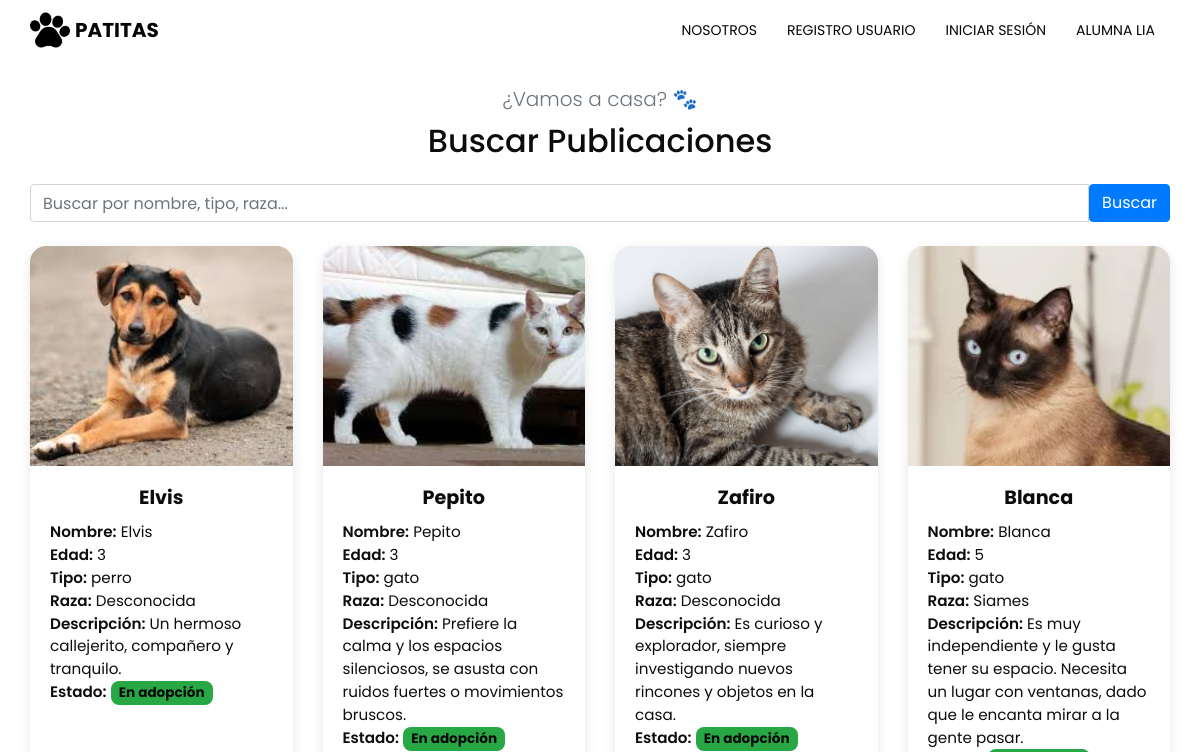
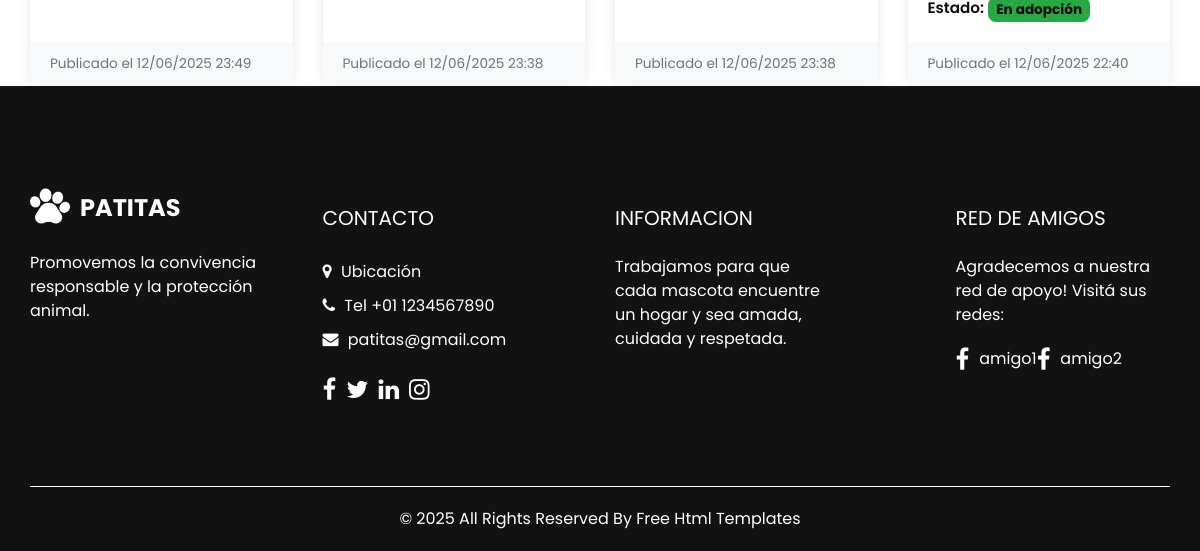
The app's page /adopciones/publicaciones/, older data (2 pictures, top to bottom).
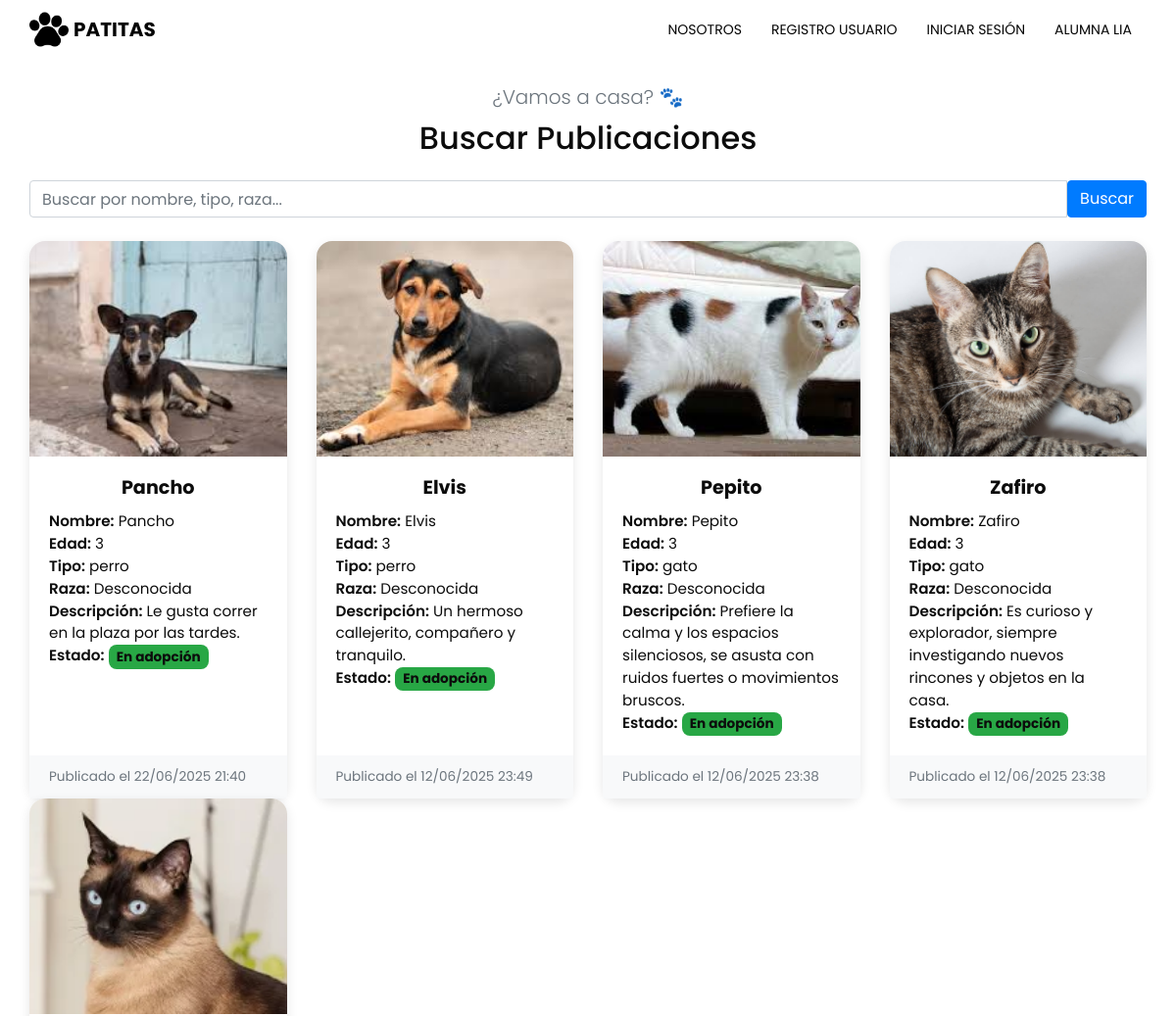
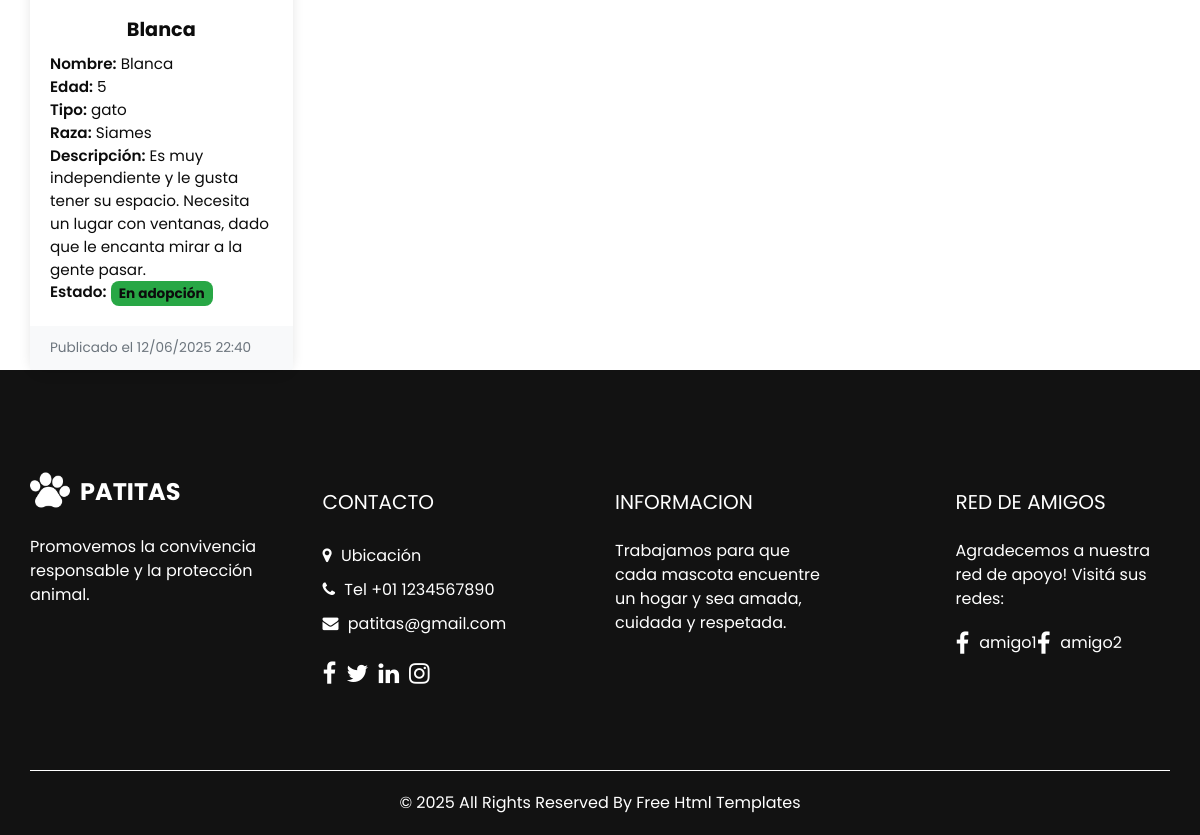
The same page, newer data (2 pictures, top to bottom).
### adopciones/models.py (models this page shows, shortened)
class Publicacion(models.Model):
    titulo_publicacion = models.CharField(max_length=100)
    contenido_publicacion = models.TextField()
    fecha_publicacion = models.DateTimeField(auto_now_add=True)
    mascota_publicacion = models.ForeignKey(Mascota, on_delete=models.CASCADE)

class Mascota(models.Model):
    nombre = models.CharField(max_length=100)
    edad = models.IntegerField()
    descripcion = models.TextField()
    raza = models.CharField(max_length=100, default='Desconocida')
    adoptada = models.BooleanField(default=False)
    tipo = models.CharField(max_length=20, choices=[('perro', 'Perro'), ('gato', 'Gato')])
    imagen = models.ImageField(upload_to='mascotas/', null=True, blank=True)

### adopciones/views.py (the view)
# urls.py: path('adopciones/publicaciones/', views.publicaciones, name='publicaciones'),
def publicaciones(request):
    query = request.GET.get('q')
    print('Query:', query)  # para el buscador y que me deje los resultados
    if query:
        publicaciones = Publicacion.objects.filter(
            Q(titulo_publicacion__icontains=query) |
            Q(contenido_publicacion__icontains=query) |
            Q(mascota_publicacion__nombre__icontains=query) |
            Q(mascota_publicacion__raza__icontains=query) |
            Q(mascota_publicacion__tipo__icontains=query)
        ).order_by('-fecha_publicacion')
    else:
        publicaciones = Publicacion.objects.all().order_by('-fecha_publicacion')
    print('Publicaciones encontradas:', publicaciones.count())
    return render(request, "adopciones/publicaciones.html", {"publicaciones": publicaciones})

### adopciones/templates/adopciones/publicaciones.html (shortened to what this page needs)
{% extends "adopciones/index.html" %}
{% load static %}
{% block content %}
<div class="container mt-4">
    <p class="lead text-center text-muted mb-2">¿Vamos a casa? 🐾</p>
    <h2 class="mb-4 text-center">Buscar Publicaciones</h2>
    <form method="get" action="{% url 'publicaciones' %}" class="mb-4">
        <div class="input-group">
            <input type="text" name="q" class="form-control" placeholder="Buscar por nombre, tipo, raza..." value="{{ request.GET.q }}">
            <button type="submit" class="btn btn-primary">Buscar</button>
        </div>
    </form>
    {% if publicaciones %}
        <div class="row g-4">
            {% for publicacion in publicaciones %}
            <div class="col-12 col-sm-6 col-md-4 col-lg-3">
                <div class="card h-100 d-flex flex-column">
                    {% if publicacion.mascota_publicacion.imagen %}
                        <img src="{{ publicacion.mascota_publicacion.imagen.url }}" class="card-img-top" alt="Imagen de mascota">
                    {% else %}
                        <img src="{% static 'images/sin-imagen.png' %}" class="card-img-top" alt="Sin imagen">
                    {% endif %}
                    <div class="card-body">
                        <h5 class="card-title">{{ publicacion.titulo_publicacion }}</h5>
                        <p class="card-text">
                            <strong>Nombre:</strong> {{ publicacion.mascota_publicacion.nombre }}<br>
                            <strong>Edad:</strong> {{ publicacion.mascota_publicacion.edad }}<br>
                            <strong>Tipo:</strong> {{ publicacion.mascota_publicacion.tipo }}<br>
                            <strong>Raza:</strong> {{ publicacion.mascota_publicacion.raza }}<br>
                            <strong>Descripción:</strong> {{ publicacion.contenido_publicacion }}<br>
                            <strong>Estado:</strong>
                            {% if publicacion.mascota_publicacion.adoptada %}
                            <span class="badge bg-secondary">Adoptado</span>
                            {% else %}
                            <span class="badge bg-success">En adopción</span>
                            {% endif %}
                        </p>
                    </div>
                    <div class="card-footer">
                        <div>Publicado el {{ publicacion.fecha_publicacion|date:"d/m/Y H:i" }}</div>
                    </div>
                </div>
            </div>
            {% endfor %}
        </div>
    {% else %}
        <p class="text-center mt-4">No se encontraron publicaciones para "{{ request.GET.q }}".</p>
    {% endif %}
</div>
{% endblock %}

### adopciones/templates/adopciones/index.html (shortened to what this page needs)
{% load static %}
<!DOCTYPE html>
<html lang="en">
<head>
  <link href="{% static 'css/font-awesome.min.css' %}" rel="stylesheet" />
  <link href="https://cdnjs.cloudflare.com/ajax/libs/ekko-lightbox/5.3.0/ekko-lightbox.css" rel="stylesheet" />
  <link rel="stylesheet" type="text/css" href="{% static 'css/bootstrap.css' %}" />
  <link href="{% static 'css/style.css' %}" rel="stylesheet" />
  <link href="{% static 'css/responsive.css' %}" rel="stylesheet" />
  <link href="{% static 'css/voluntarios.css' %}" rel="stylesheet" />
</head>
<body>
  <div class="hero_area">
    <header class="header_section">
      <div class="container">
        <nav class="navbar navbar-expand-lg custom_nav-container">
          <a class="navbar-brand d-flex align-items-center" href="{% url 'index' %}">
            <img src="{% static 'images/logo.png' %}" alt="" style="height: 40px;">
            <span> Patitas </span>
          </a>
          <div class="collapse navbar-collapse" id="navbarSupportedContent">
            <ul class="navbar-nav">
              {% if user.is_authenticated %}
                {% if user.is_superuser %}
                  <li class="nav-item d-flex align-items-center">
                  <a class="nav-link" href="{% url 'index' %}">
                    {% if user.avatar %}
                      <img src="{{ user.avatar.url }}" alt="Avatar" style="height: 40px; width: 40px; object-fit: cover; border-radius: 50%; margin-right: 5px;">
                    {% else %}
                      <img src="{% static 'images/default_avatar.png' %}" alt="Avatar" style="height: 40px; width: 40px; object-fit: cover; border-radius: 50%; margin-right: 5px;">
                    {% endif %}
                    {{ user.username }}
                  </a>
                </li>
                <li class="nav-item d-flex align-items-center">
                  <a class="nav-link" href="{% url 'registrar_mascota' %}">Publicar adopción</a>
                </li>
                <li class="nav-item d-flex align-items-center">
                  <a class="nav-link" href="{% url 'publicaciones' %}">Adopciones</a>
                </li>
                <li class="nav-item d-flex align-items-center">
                  <a class="nav-link" href="{% url 'lista_adoptados' %}">Adoptados</a>
                </li>
                <li class="nav-item d-flex align-items-center">
                  <a class="nav-link" href="{% url 'usuarios_lista' %}">Usuarios</a>
                </li>
                <li class="nav-item d-flex align-items-center">
                  <a class="nav-link" href="{% url 'voluntarios_lista' %}">Voluntarios</a>
                </li>
                <li class="nav-item d-flex align-items-center">
                  <a class="nav-link" href="{% url 'editar_perfil' %}">Mi Usuario</a>
                </li>
                <li class="nav-item d-flex align-items-center">
                  <a class="nav-link pr-lg-0" href="{% url 'contact' %}">Blog</a>
                </li>
                <li class="nav-item d-flex align-items-center">
                   <form method="post" action="{% url 'logout' %}">
                      {% csrf_token %}
                      <button type="submit" class="nav-link btn btn-link p-0" style="display: inline; cursor: pointer;">
                      Cerrar sesión
                      </button>
                  </form>
                </li>
              {% else %}
              <li class="nav-item d-flex align-items-center">
                  <a class="nav-link" href="{% url 'index' %}">
                    {% if user.avatar %}
                      <img src="{{ user.avatar.url }}" alt="Avatar" style="height: 40px; width: 40px; object-fit: cover; border-radius: 50%; margin-right: 5px;">
                    {% else %}
                      <img src="{% static 'images/default_avatar.png' %}" alt="Avatar" style="height: 40px; width: 40px; object-fit: cover; border-radius: 50%; margin-right: 5px;">
                    {% endif %}
                    {{ user.username }}
                  </a>
                </li>
                <li class="nav-item d-flex align-items-center">
                  <a class="nav-link" href="{% url 'publicaciones' %}">Adopciones</a>
                </li>
                <li class="nav-item d-flex align-items-center">
                  <a class="nav-link" href="{% url 'lista_adoptados' %}">Adoptados</a>
                </li>
                <li class="nav-item d-flex align-items-center">
                  <a class="nav-link" href="{% url 'voluntario_crear' %}">Ser Voluntario</a>
                </li>
                <li class="nav-item d-flex align-items-center">
                  <a class="nav-link" href="{% url 'voluntarios_lista' %}">Lista Voluntarios</a>
                </li>
                <li class="nav-item d-flex align-items-center">
                  <a class="nav-link" href="{% url 'editar_perfil' %}">Mi Usuario</a>
                </li>
                <li class="nav-item d-flex align-items-center">
                  <a class="nav-link pr-lg-0" href="{% url 'contact' %}">Blog</a>
                </li>
                <li class="nav-item d-flex align-items-center">
                   <form method="post" action="{% url 'logout' %}">
                      {% csrf_token %}
                      <button type="submit" class="nav-link btn btn-link p-0" style="display: inline; cursor: pointer;">
                      Cerrar sesión
                      </button>
                  </form>
                </li>
              {% endif %}
              {% else %}
                <li class="nav-item d-flex align-items-center">
                  <a class="nav-link" href="{% url 'about' %}">Nosotros</a>
                </li>
                <li class="nav-item d-flex align-items-center">
                  <a class="nav-link" href="{% url 'registro_usuario' %}">Registro usuario</a>
                </li>
                <li class="nav-item d-flex align-items-center">
                  <a class="nav-link" href="{% url 'login' %}">Iniciar sesión</a>
                </li>
                <li class="nav-item d-flex align-items-center">
                  <a class="nav-link" href="{% url 'acerca_de_mi' %}">Alumna Lia</a>
                </li>
              {% endif %}
            </ul>
          </div>
        </nav>
      </div>
    </header>
    {% block content %}{% endblock %}
  </div>
  <section class="info_section">
    <div class="container">
      <div class="info_form">
        <div class="row">
          <div class="offset-lg-3 col-lg-3">
          </div>
          <div class="col-lg-6">
          </div>
        </div>
      </div>
    </div>
    <div class="container">
      <div class="row">
        <div class="col-md-6 col-lg-3">
          <div class="info_logo">
            <div>
              <a href="">
                <img src="{% static 'images/logo.png' %}" alt="" />
                <span>
                Patitas
                </span>
              </a>
            </div>
            <p>
            Promovemos la convivencia responsable y la protección animal.
            </p>
          </div>
        </div>
        <div class="col-md-6 col-lg-3">
          <div class="info_links ">
            <h5>
              Contacto
            </h5>
            <div class="info_contact">
              <div class="contact_link_box">
                <a href="">
                  <i class="fa fa-map-marker" aria-hidden="true"></i>
                  <span>
                    Ubicación
                  </span>
                </a>
                <a href="">
                  <i class="fa fa-phone" aria-hidden="true"></i>
                  <span>
                    Tel +01 1234567890
                  </span>
                </a>
                <a href="">
                  <i class="fa fa-envelope" aria-hidden="true"></i>
                  <span>
                    patitas@gmail.com
                  </span>
                </a>
              </div>
            </div>
            <div class="info_social">
              <a href="">
                <i class="fa fa-facebook" aria-hidden="true"></i>
              </a>
              <a href="">
                <i class="fa fa-twitter" aria-hidden="true"></i>
              </a>
              <a href="">
                <i class="fa fa-linkedin" aria-hidden="true"></i>
              </a>
              <a href="">
                <i class="fa fa-instagram" aria-hidden="true"></i>
              </a>
            </div>
          </div>
        </div>
        <div class="col-md-6 col-lg-3">
          <div class="info_insta">
            <h5>
              INFORMACION
            </h5>
            <p class="pr-0 pr-md-4 pr-md-5">
              Trabajamos para que cada mascota encuentre un hogar y sea amada, cuidada y respetada.
            </p>
          </div>
        </div>
        <div class="col-md-6 col-lg-3">
          <div class="pl-0 pl-lg-5 pl-md-4">
            <h5>
              RED DE AMIGOS
            </h5>
            <p>
              Agradecemos a nuestra red de apoyo! Visitá sus redes:
              <div class="info_social">
              <a href="">
                <i class="fa fa-facebook" aria-hidden="true"></i>
              </a> amigo1
              <a href="">
                <i class="fa fa-facebook" aria-hidden="true"></i>
              </a> amigo2
            </p>
          </div>
        </div>
      </div>
    </div>
  </section>
  <footer class="footer_section">
    <div class="container">
      <p>
        &copy; <span id="displayYear"></span> All Rights Reserved By
        <a href="https://html.design/">Free Html Templates</a>
      </p>
    </div>
  </footer>
</body>
</html>

Row changes from the older to the newer data that the page shows:
added Publicacion: mascota_publicacion.imagen (picture), titulo_publicacion "Pancho", mascota_publicacion.nombre "Pancho", mascota_publicacion.edad "3", mascota_publicacion.tipo "perro", mascota_publicacion.raza "Desconocida", contenido_publicacion "Le gusta correr en la plaza por las tardes.", shows "En adopción", fecha_publicacion "22/06/2025 21:40"
